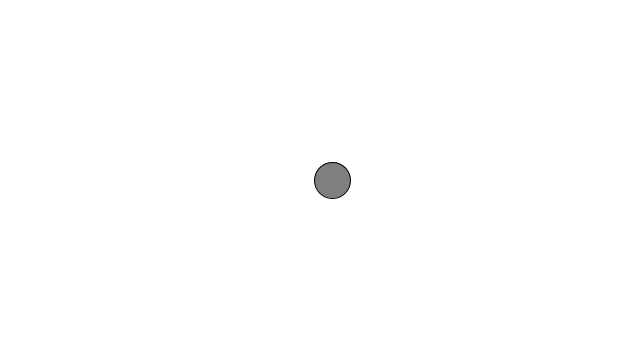
Frame 1 (no input)
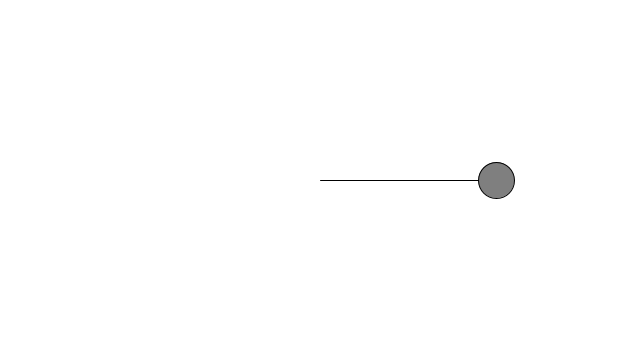
Frame 60 (the mouse pressed at the canvas centre just before this capture)
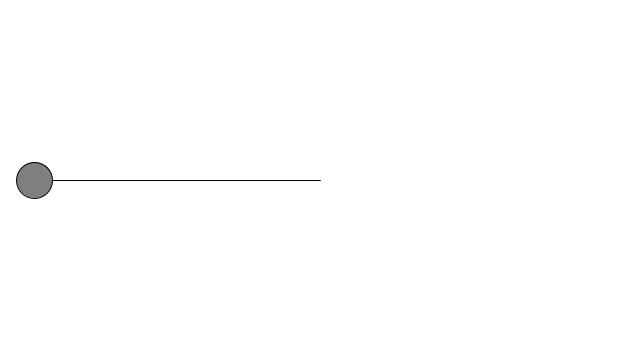
Frame 120 (the mouse held since frame 60 and released just before this capture)

The Processing sketch that drew these frames (run headless with seeded random() and noise(); from frame 60 on, the mouse is pressed at the canvas centre):

// Processing sketch: sketch_3_3_harmonic_ball_movement
// ── sketch_3_3_harmonic_ball_movement.pde
float amplitude = 300;
float period = 150;

void setup() {
 size(640,360);
}

void draw() {
 background(255);
 translate(width/2, height/2);
 
 float x = amplitude *  sin((frameCount/period) * TWO_PI);
 fill(127);
 stroke(0);
 line(0,0,x,0);
 ellipse(x,0,36,36);
}
